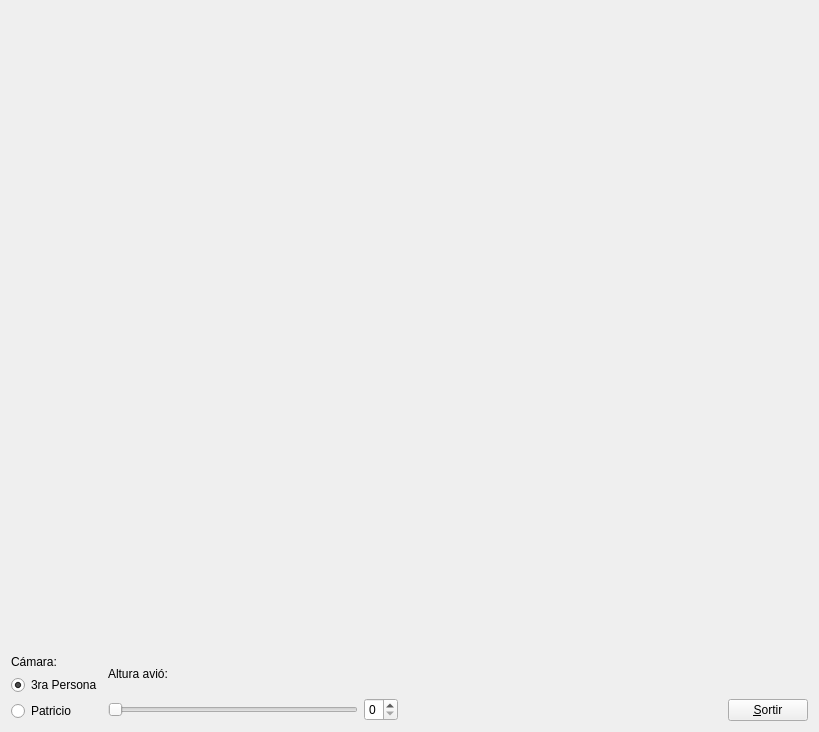
<?xml version="1.0" encoding="UTF-8"?>
<ui version="4.0">
 <class>MyForm</class>
 <widget class="QWidget" name="MyForm">
  <property name="geometry">
   <rect>
    <x>0</x>
    <y>0</y>
    <width>819</width>
    <height>732</height>
   </rect>
  </property>
  <property name="windowTitle">
   <string>IDI-Lab</string>
  </property>
  <layout class="QGridLayout" name="gridLayout">
   <item row="0" column="0">
    <layout class="QHBoxLayout" name="horizontalLayout_3">
     <item>
      <layout class="QVBoxLayout" name="verticalLayout_5">
       <item>
        <widget class="MyGLWidget" name="widget" native="true">
         <property name="sizePolicy">
          <sizepolicy hsizetype="Expanding" vsizetype="Expanding">
           <horstretch>0</horstretch>
           <verstretch>0</verstretch>
          </sizepolicy>
         </property>
        </widget>
       </item>
       <item>
        <layout class="QHBoxLayout" name="horizontalLayout_2">
         <item>
          <layout class="QVBoxLayout" name="verticalLayout_3">
           <item>
            <widget class="QLabel" name="label">
             <property name="text">
              <string>Cámara:</string>
             </property>
            </widget>
           </item>
           <item>
            <layout class="QVBoxLayout" name="verticalLayout_2">
             <item>
              <widget class="QRadioButton" name="radioButton">
               <property name="text">
                <string>3ra Persona</string>
               </property>
               <property name="checked">
                <bool>true</bool>
               </property>
               <attribute name="buttonGroup">
                <string notr="true">buttonGroup</string>
               </attribute>
              </widget>
             </item>
             <item>
              <widget class="QRadioButton" name="radioButton_2">
               <property name="text">
                <string>Patricio</string>
               </property>
               <attribute name="buttonGroup">
                <string notr="true">buttonGroup</string>
               </attribute>
              </widget>
             </item>
            </layout>
           </item>
          </layout>
         </item>
         <item>
          <layout class="QVBoxLayout" name="verticalLayout_4">
           <item>
            <widget class="QLabel" name="label_2">
             <property name="text">
              <string>Altura avió:</string>
             </property>
            </widget>
           </item>
           <item>
            <layout class="QHBoxLayout" name="horizontalLayout">
             <item>
              <widget class="QSlider" name="horizontalSlider">
               <property name="maximumSize">
                <size>
                 <width>250</width>
                 <height>16777215</height>
                </size>
               </property>
               <property name="maximum">
                <number>5</number>
               </property>
               <property name="orientation">
                <enum>Qt::Horizontal</enum>
               </property>
              </widget>
             </item>
             <item>
              <widget class="QSpinBox" name="spinBox">
               <property name="maximumSize">
                <size>
                 <width>40</width>
                 <height>16777215</height>
                </size>
               </property>
               <property name="maximum">
                <number>5</number>
               </property>
              </widget>
             </item>
             <item>
              <spacer name="horizontalSpacer">
               <property name="orientation">
                <enum>Qt::Horizontal</enum>
               </property>
               <property name="sizeHint" stdset="0">
                <size>
                 <width>40</width>
                 <height>20</height>
                </size>
               </property>
              </spacer>
             </item>
            </layout>
           </item>
          </layout>
         </item>
        </layout>
       </item>
      </layout>
     </item>
     <item>
      <layout class="QVBoxLayout" name="verticalLayout">
       <item>
        <spacer name="verticalSpacer">
         <property name="orientation">
          <enum>Qt::Vertical</enum>
         </property>
         <property name="sizeHint" stdset="0">
          <size>
           <width>20</width>
           <height>40</height>
          </size>
         </property>
        </spacer>
       </item>
       <item>
        <widget class="QPushButton" name="pushButton">
         <property name="sizePolicy">
          <sizepolicy hsizetype="Fixed" vsizetype="Fixed">
           <horstretch>0</horstretch>
           <verstretch>0</verstretch>
          </sizepolicy>
         </property>
         <property name="text">
          <string>&amp;Sortir</string>
         </property>
        </widget>
       </item>
      </layout>
     </item>
    </layout>
   </item>
  </layout>
 </widget>
 <customwidgets>
  <customwidget>
   <class>MyGLWidget</class>
   <extends>QWidget</extends>
   <header>MyGLWidget.h</header>
   <container>1</container>
   <slots>
    <signal>setCamera3aPers()</signal>
    <signal>setCameraPatricio()</signal>
    <signal>setAltura(int)</signal>
    <slot>changeCamera(bool)</slot>
    <slot>changeAlturaAvio(int)</slot>
   </slots>
  </customwidget>
 </customwidgets>
 <resources/>
 <connections>
  <connection>
   <sender>pushButton</sender>
   <signal>clicked()</signal>
   <receiver>MyForm</receiver>
   <slot>close()</slot>
   <hints>
    <hint type="sourcelabel">
     <x>807</x>
     <y>720</y>
    </hint>
    <hint type="destinationlabel">
     <x>818</x>
     <y>529</y>
    </hint>
   </hints>
  </connection>
  <connection>
   <sender>radioButton</sender>
   <signal>toggled(bool)</signal>
   <receiver>widget</receiver>
   <slot>changeCamera(bool)</slot>
   <hints>
    <hint type="sourcelabel">
     <x>118</x>
     <y>670</y>
    </hint>
    <hint type="destinationlabel">
     <x>140</x>
     <y>552</y>
    </hint>
   </hints>
  </connection>
  <connection>
   <sender>widget</sender>
   <signal>setCamera3aPers()</signal>
   <receiver>radioButton</receiver>
   <slot>click()</slot>
   <hints>
    <hint type="sourcelabel">
     <x>191</x>
     <y>605</y>
    </hint>
    <hint type="destinationlabel">
     <x>113</x>
     <y>675</y>
    </hint>
   </hints>
  </connection>
  <connection>
   <sender>widget</sender>
   <signal>setCameraPatricio()</signal>
   <receiver>radioButton_2</receiver>
   <slot>click()</slot>
   <hints>
    <hint type="sourcelabel">
     <x>18</x>
     <y>599</y>
    </hint>
    <hint type="destinationlabel">
     <x>59</x>
     <y>709</y>
    </hint>
   </hints>
  </connection>
  <connection>
   <sender>horizontalSlider</sender>
   <signal>valueChanged(int)</signal>
   <receiver>widget</receiver>
   <slot>changeAlturaAvio(int)</slot>
   <hints>
    <hint type="sourcelabel">
     <x>306</x>
     <y>695</y>
    </hint>
    <hint type="destinationlabel">
     <x>314</x>
     <y>598</y>
    </hint>
   </hints>
  </connection>
  <connection>
   <sender>spinBox</sender>
   <signal>valueChanged(int)</signal>
   <receiver>horizontalSlider</receiver>
   <slot>setValue(int)</slot>
   <hints>
    <hint type="sourcelabel">
     <x>398</x>
     <y>699</y>
    </hint>
    <hint type="destinationlabel">
     <x>356</x>
     <y>701</y>
    </hint>
   </hints>
  </connection>
  <connection>
   <sender>widget</sender>
   <signal>setAltura(int)</signal>
   <receiver>horizontalSlider</receiver>
   <slot>setValue(int)</slot>
   <hints>
    <hint type="sourcelabel">
     <x>261</x>
     <y>603</y>
    </hint>
    <hint type="destinationlabel">
     <x>273</x>
     <y>699</y>
    </hint>
   </hints>
  </connection>
  <connection>
   <sender>horizontalSlider</sender>
   <signal>valueChanged(int)</signal>
   <receiver>spinBox</receiver>
   <slot>setValue(int)</slot>
   <hints>
    <hint type="sourcelabel">
     <x>246</x>
     <y>695</y>
    </hint>
    <hint type="destinationlabel">
     <x>414</x>
     <y>689</y>
    </hint>
   </hints>
  </connection>
 </connections>
 <buttongroups>
  <buttongroup name="buttonGroup"/>
 </buttongroups>
</ui>
